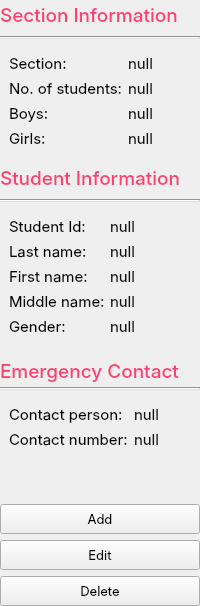
         <widget class="QWidget" name="InformationPanel" native="true">
          <property name="styleSheet">
           <string notr="true"/>
          </property>
          <layout class="QVBoxLayout" name="verticalLayout_3">
           <property name="leftMargin">
            <number>0</number>
           </property>
           <property name="topMargin">
            <number>0</number>
           </property>
           <property name="rightMargin">
            <number>0</number>
           </property>
           <property name="bottomMargin">
            <number>0</number>
           </property>
           <item>
            <widget class="QLabel" name="label_16">
             <property name="minimumSize">
              <size>
               <width>0</width>
               <height>30</height>
              </size>
             </property>
             <property name="font">
              <font>
               <family>Inter Medium</family>
               <pointsize>14</pointsize>
               <weight>7</weight>
               <italic>false</italic>
               <bold>false</bold>
              </font>
             </property>
             <property name="styleSheet">
              <string notr="true">background-color: transparent; color: rgb(253, 64, 115); font: 57 14pt &quot;Inter Medium&quot;;</string>
             </property>
             <property name="text">
              <string>Section Information</string>
             </property>
            </widget>
           </item>
           <item>
            <widget class="Line" name="line_6">
             <property name="styleSheet">
              <string notr="true">background-color: rgb(222, 221, 218);</string>
             </property>
             <property name="orientation">
              <enum>Qt::Horizontal</enum>
             </property>
            </widget>
           </item>
           <item>
            <widget class="QFrame" name="grp_SectionInfo">
             <property name="maximumSize">
              <size>
               <width>16777215</width>
               <height>130</height>
              </size>
             </property>
             <property name="font">
              <font>
               <family>Inter</family>
               <pointsize>10</pointsize>
               <weight>50</weight>
               <italic>false</italic>
               <bold>false</bold>
              </font>
             </property>
             <property name="styleSheet">
              <string notr="true"/>
             </property>
             <layout class="QFormLayout" name="formLayout_2">
              <item row="1" column="0">
               <widget class="QLabel" name="label_33">
                <property name="maximumSize">
                 <size>
                  <width>16777215</width>
                  <height>20</height>
                 </size>
                </property>
                <property name="font">
                 <font>
                  <family>Inter</family>
                  <pointsize>11</pointsize>
                  <weight>50</weight>
                  <italic>false</italic>
                  <bold>false</bold>
                 </font>
                </property>
                <property name="styleSheet">
                 <string notr="true"/>
                </property>
                <property name="text">
                 <string>No. of students:</string>
                </property>
                <property name="class" stdset="0">
                 <string>label-faded</string>
                </property>
               </widget>
              </item>
              <item row="2" column="0">
               <widget class="QLabel" name="label_34">
                <property name="maximumSize">
                 <size>
                  <width>16777215</width>
                  <height>20</height>
                 </size>
                </property>
                <property name="font">
                 <font>
                  <family>Inter</family>
                  <pointsize>11</pointsize>
                  <weight>50</weight>
                  <italic>false</italic>
                  <bold>false</bold>
                 </font>
                </property>
                <property name="styleSheet">
                 <string notr="true"/>
                </property>
                <property name="text">
                 <string>Boys:</string>
                </property>
                <property name="class" stdset="0">
                 <string>label-faded</string>
                </property>
               </widget>
              </item>
              <item row="3" column="0">
               <widget class="QLabel" name="label_28">
                <property name="maximumSize">
                 <size>
                  <width>16777215</width>
                  <height>20</height>
                 </size>
                </property>
                <property name="font">
                 <font>
                  <family>Inter</family>
                  <pointsize>11</pointsize>
                  <weight>50</weight>
                  <italic>false</italic>
                  <bold>false</bold>
                 </font>
                </property>
                <property name="styleSheet">
                 <string notr="true"/>
                </property>
                <property name="text">
                 <string>Girls:</string>
                </property>
                <property name="class" stdset="0">
                 <string>label-faded</string>
                </property>
               </widget>
              </item>
              <item row="1" column="1">
               <widget class="QLabel" name="label_studentCount">
                <property name="maximumSize">
                 <size>
                  <width>16777215</width>
                  <height>20</height>
                 </size>
                </property>
                <property name="font">
                 <font>
                  <family>Inter</family>
                  <pointsize>11</pointsize>
                  <weight>50</weight>
                  <italic>false</italic>
                  <bold>false</bold>
                 </font>
                </property>
                <property name="styleSheet">
                 <string notr="true">color: rgb(18, 18, 18); background-color: transparent;</string>
                </property>
                <property name="text">
                 <string>null</string>
                </property>
               </widget>
              </item>
              <item row="2" column="1">
               <widget class="QLabel" name="label_girlCount">
                <property name="maximumSize">
                 <size>
                  <width>16777215</width>
                  <height>20</height>
                 </size>
                </property>
                <property name="font">
                 <font>
                  <family>Inter</family>
                  <pointsize>11</pointsize>
                  <weight>50</weight>
                  <italic>false</italic>
                  <bold>false</bold>
                 </font>
                </property>
                <property name="styleSheet">
                 <string notr="true">color: rgb(18, 18, 18); background-color: transparent;</string>
                </property>
                <property name="text">
                 <string>null</string>
                </property>
               </widget>
              </item>
              <item row="3" column="1">
               <widget class="QLabel" name="label_boyCount">
                <property name="maximumSize">
                 <size>
                  <width>16777215</width>
                  <height>20</height>
                 </size>
                </property>
                <property name="font">
                 <font>
                  <family>Inter</family>
                  <pointsize>11</pointsize>
                  <weight>50</weight>
                  <italic>false</italic>
                  <bold>false</bold>
                 </font>
                </property>
                <property name="styleSheet">
                 <string notr="true">color: rgb(18, 18, 18); background-color: transparent;</string>
                </property>
                <property name="text">
                 <string>null</string>
                </property>
               </widget>
              </item>
              <item row="0" column="0">
               <widget class="QLabel" name="label_35">
                <property name="maximumSize">
                 <size>
                  <width>16777215</width>
                  <height>20</height>
                 </size>
                </property>
                <property name="font">
                 <font>
                  <family>Inter</family>
                  <pointsize>11</pointsize>
                  <weight>50</weight>
                  <italic>false</italic>
                  <bold>false</bold>
                 </font>
                </property>
                <property name="styleSheet">
                 <string notr="true"/>
                </property>
                <property name="text">
                 <string>Section:</string>
                </property>
                <property name="class" stdset="0">
                 <string>label-faded</string>
                </property>
               </widget>
              </item>
              <item row="0" column="1">
               <widget class="QLabel" name="label_section">
                <property name="maximumSize">
                 <size>
                  <width>16777215</width>
                  <height>20</height>
                 </size>
                </property>
                <property name="font">
                 <font>
                  <family>Inter</family>
                  <pointsize>11</pointsize>
                  <weight>50</weight>
                  <italic>false</italic>
                  <bold>false</bold>
                 </font>
                </property>
                <property name="styleSheet">
                 <string notr="true">color: rgb(18, 18, 18); background-color: transparent;</string>
                </property>
                <property name="text">
                 <string>null</string>
                </property>
               </widget>
              </item>
             </layout>
            </widget>
           </item>
           <item>
            <widget class="QLabel" name="label_17">
             <property name="minimumSize">
              <size>
               <width>0</width>
               <height>30</height>
              </size>
             </property>
             <property name="font">
              <font>
               <family>Inter Medium</family>
               <pointsize>14</pointsize>
               <weight>7</weight>
               <italic>false</italic>
               <bold>false</bold>
              </font>
             </property>
             <property name="styleSheet">
              <string notr="true">background-color: transparent; color: rgb(253, 64, 115); font: 57 14pt &quot;Inter Medium&quot;;</string>
             </property>
             <property name="text">
              <string>Student Information</string>
             </property>
            </widget>
           </item>
           <item>
            <widget class="Line" name="line_5">
             <property name="styleSheet">
              <string notr="true">background-color: rgb(222, 221, 218);</string>
             </property>
             <property name="orientation">
              <enum>Qt::Horizontal</enum>
             </property>
            </widget>
           </item>
           <item>
            <widget class="QFrame" name="frame_student_info">
             <property name="font">
              <font>
               <family>Inter</family>
               <pointsize>10</pointsize>
               <weight>50</weight>
               <italic>false</italic>
               <bold>false</bold>
              </font>
             </property>
             <property name="styleSheet">
              <string notr="true"/>
             </property>
             <layout class="QFormLayout" name="formLayout_3">
              <item row="0" column="0">
               <widget class="QLabel" name="label_43">
                <property name="maximumSize">
                 <size>
                  <width>95</width>
                  <height>20</height>
                 </size>
                </property>
                <property name="font">
                 <font>
                  <family>Inter</family>
                  <pointsize>11</pointsize>
                  <weight>50</weight>
                  <italic>false</italic>
                  <bold>false</bold>
                 </font>
                </property>
                <property name="styleSheet">
                 <string notr="true"/>
                </property>
                <property name="text">
                 <string>Student Id:</string>
                </property>
                <property name="class" stdset="0">
                 <string>label-faded</string>
                </property>
               </widget>
              </item>
              <item row="0" column="1">
               <widget class="QLabel" name="label_studentId">
                <property name="maximumSize">
                 <size>
                  <width>16777215</width>
                  <height>20</height>
                 </size>
                </property>
                <property name="font">
                 <font>
                  <family>Inter</family>
                  <pointsize>11</pointsize>
                  <weight>50</weight>
                  <italic>false</italic>
                  <bold>false</bold>
                 </font>
                </property>
                <property name="styleSheet">
                 <string notr="true">color: rgb(18, 18, 18); background-color: transparent;</string>
                </property>
                <property name="text">
                 <string>null</string>
                </property>
               </widget>
              </item>
              <item row="1" column="0">
               <widget class="QLabel" name="label_36">
                <property name="maximumSize">
                 <size>
                  <width>95</width>
                  <height>20</height>
                 </size>
                </property>
                <property name="font">
                 <font>
                  <family>Inter</family>
                  <pointsize>11</pointsize>
                  <weight>50</weight>
                  <italic>false</italic>
                  <bold>false</bold>
                 </font>
                </property>
                <property name="styleSheet">
                 <string notr="true"/>
                </property>
                <property name="text">
                 <string>Last name:</string>
                </property>
                <property name="class" stdset="0">
                 <string>label-faded</string>
                </property>
               </widget>
              </item>
              <item row="1" column="1">
               <widget class="QLabel" name="label_studentLastName">
                <property name="maximumSize">
                 <size>
                  <width>16777215</width>
                  <height>20</height>
                 </size>
                </property>
                <property name="font">
                 <font>
                  <family>Inter</family>
                  <pointsize>11</pointsize>
                  <weight>50</weight>
                  <italic>false</italic>
                  <bold>false</bold>
                 </font>
                </property>
                <property name="styleSheet">
                 <string notr="true">color: rgb(18, 18, 18); background-color: transparent;</string>
                </property>
                <property name="text">
                 <string>null</string>
                </property>
               </widget>
              </item>
              <item row="3" column="0">
               <widget class="QLabel" name="label_38">
                <property name="maximumSize">
                 <size>
                  <width>95</width>
                  <height>20</height>
                 </size>
                </property>
                <property name="font">
                 <font>
                  <family>Inter</family>
                  <pointsize>11</pointsize>
                  <weight>50</weight>
                  <italic>false</italic>
                  <bold>false</bold>
                 </font>
                </property>
                <property name="styleSheet">
                 <string notr="true"/>
                </property>
                <property name="text">
                 <string>First name:</string>
                </property>
                <property name="class" stdset="0">
                 <string>label-faded</string>
                </property>
               </widget>
              </item>
              <item row="3" column="1">
               <widget class="QLabel" name="label_studentFirstName">
                <property name="maximumSize">
                 <size>
                  <width>16777215</width>
                  <height>20</height>
                 </size>
                </property>
                <property name="font">
                 <font>
                  <family>Inter</family>
                  <pointsize>11</pointsize>
                  <weight>50</weight>
                  <italic>false</italic>
                  <bold>false</bold>
                 </font>
                </property>
                <property name="styleSheet">
                 <string notr="true">color: rgb(18, 18, 18); background-color: transparent;</string>
                </property>
                <property name="text">
                 <string>null</string>
                </property>
               </widget>
              </item>
              <item row="4" column="0">
               <widget class="QLabel" name="label_41">
                <property name="maximumSize">
                 <size>
                  <width>95</width>
                  <height>20</height>
                 </size>
                </property>
                <property name="font">
                 <font>
                  <family>Inter</family>
                  <pointsize>11</pointsize>
                  <weight>50</weight>
                  <italic>false</italic>
                  <bold>false</bold>
                 </font>
                </property>
                <property name="styleSheet">
                 <string notr="true"/>
                </property>
                <property name="text">
                 <string>Middle name:</string>
                </property>
                <property name="class" stdset="0">
                 <string>label-faded</string>
                </property>
               </widget>
              </item>
              <item row="4" column="1">
               <widget class="QLabel" name="label_studentMiddleName">
                <property name="maximumSize">
                 <size>
                  <width>16777215</width>
                  <height>20</height>
                 </size>
                </property>
                <property name="font">
                 <font>
                  <family>Inter</family>
                  <pointsize>11</pointsize>
                  <weight>50</weight>
                  <italic>false</italic>
                  <bold>false</bold>
                 </font>
                </property>
                <property name="styleSheet">
                 <string notr="true">color: rgb(18, 18, 18); background-color: transparent;</string>
                </property>
                <property name="text">
                 <string>null</string>
                </property>
               </widget>
              </item>
              <item row="5" column="0">
               <widget class="QLabel" name="label_37">
                <property name="maximumSize">
                 <size>
                  <width>95</width>
                  <height>20</height>
                 </size>
                </property>
                <property name="font">
                 <font>
                  <family>Inter</family>
                  <pointsize>11</pointsize>
                  <weight>50</weight>
                  <italic>false</italic>
                  <bold>false</bold>
                 </font>
                </property>
                <property name="styleSheet">
                 <string notr="true"/>
                </property>
                <property name="text">
                 <string>Gender:</string>
                </property>
                <property name="class" stdset="0">
                 <string>label-faded</string>
                </property>
               </widget>
              </item>
              <item row="5" column="1">
               <widget class="QLabel" name="label_studentGender">
                <property name="maximumSize">
                 <size>
                  <width>16777215</width>
                  <height>20</height>
                 </size>
                </property>
                <property name="font">
                 <font>
                  <family>Inter</family>
                  <pointsize>11</pointsize>
                  <weight>50</weight>
                  <italic>false</italic>
                  <bold>false</bold>
                 </font>
                </property>
                <property name="styleSheet">
                 <string notr="true">color: rgb(18, 18, 18); background-color: transparent;</string>
                </property>
                <property name="text">
                 <string>null</string>
                </property>
               </widget>
              </item>
             </layout>
            </widget>
           </item>
           <item>
            <widget class="QLabel" name="label_51">
             <property name="minimumSize">
              <size>
               <width>0</width>
               <height>30</height>
              </size>
             </property>
             <property name="maximumSize">
              <size>
               <width>16777215</width>
               <height>20</height>
              </size>
             </property>
             <property name="font">
              <font>
               <family>Inter Medium</family>
               <pointsize>14</pointsize>
               <weight>7</weight>
               <italic>false</italic>
               <bold>false</bold>
              </font>
             </property>
             <property name="styleSheet">
              <string notr="true">background-color: transparent; color: rgb(253, 64, 115); font: 57 14pt &quot;Inter Medium&quot;;</string>
             </property>
             <property name="text">
              <string>Emergency Contact</string>
             </property>
            </widget>
           </item>
           <item>
            <widget class="Line" name="line_4">
             <property name="styleSheet">
              <string notr="true">background-color: rgb(222, 221, 218);</string>
             </property>
             <property name="orientation">
              <enum>Qt::Horizontal</enum>
             </property>
            </widget>
           </item>
           <item>
            <widget class="QFrame" name="frame_contact_info">
             <property name="font">
              <font>
               <family>Inter</family>
               <pointsize>10</pointsize>
               <weight>50</weight>
               <italic>false</italic>
               <bold>false</bold>
              </font>
             </property>
             <property name="styleSheet">
              <string notr="true"/>
             </property>
             <layout class="QFormLayout" name="formLayout_4">
              <item row="0" column="0">
               <widget class="QLabel" name="label_59">
                <property name="font">
                 <font>
                  <family>Inter</family>
                  <pointsize>11</pointsize>
                  <weight>50</weight>
                  <italic>false</italic>
                  <bold>false</bold>
                 </font>
                </property>
                <property name="styleSheet">
                 <string notr="true"/>
                </property>
                <property name="text">
                 <string>Contact person:</string>
                </property>
                <property name="class" stdset="0">
                 <string>label-faded</string>
                </property>
               </widget>
              </item>
              <item row="1" column="0">
               <widget class="QLabel" name="label_56">
                <property name="font">
                 <font>
                  <family>Inter</family>
                  <pointsize>11</pointsize>
                  <weight>50</weight>
                  <italic>false</italic>
                  <bold>false</bold>
                 </font>
                </property>
                <property name="styleSheet">
                 <string notr="true"/>
                </property>
                <property name="text">
                 <string>Contact number:</string>
                </property>
                <property name="class" stdset="0">
                 <string>label-faded</string>
                </property>
               </widget>
              </item>
              <item row="0" column="1">
               <widget class="QLabel" name="label_contact_person">
                <property name="maximumSize">
                 <size>
                  <width>16777215</width>
                  <height>20</height>
                 </size>
                </property>
                <property name="font">
                 <font>
                  <family>Inter</family>
                  <pointsize>11</pointsize>
                  <weight>50</weight>
                  <italic>false</italic>
                  <bold>false</bold>
                 </font>
                </property>
                <property name="styleSheet">
                 <string notr="true">color: rgb(18, 18, 18); background-color: transparent;</string>
                </property>
                <property name="text">
                 <string>null</string>
                </property>
               </widget>
              </item>
              <item row="1" column="1">
               <widget class="QLabel" name="label_contact_number">
                <property name="maximumSize">
                 <size>
                  <width>16777215</width>
                  <height>20</height>
                 </size>
                </property>
                <property name="font">
                 <font>
                  <family>Inter</family>
                  <pointsize>11</pointsize>
                  <weight>50</weight>
                  <italic>false</italic>
                  <bold>false</bold>
                 </font>
                </property>
                <property name="styleSheet">
                 <string notr="true">color: rgb(18, 18, 18); background-color: transparent;</string>
                </property>
                <property name="text">
                 <string>null</string>
                </property>
               </widget>
              </item>
             </layout>
            </widget>
           </item>
           <item>
            <spacer name="verticalSpacer_7">
             <property name="orientation">
              <enum>Qt::Vertical</enum>
             </property>
             <property name="sizeHint" stdset="0">
              <size>
               <width>20</width>
               <height>40</height>
              </size>
             </property>
            </spacer>
           </item>
           <item>
            <widget class="QWidget" name="widget_2" native="true">
             <property name="maximumSize">
              <size>
               <width>16777215</width>
               <height>200</height>
              </size>
             </property>
             <layout class="QVBoxLayout" name="verticalLayout_22">
              <property name="leftMargin">
               <number>0</number>
              </property>
              <property name="topMargin">
               <number>0</number>
              </property>
              <property name="rightMargin">
               <number>0</number>
              </property>
              <property name="bottomMargin">
               <number>0</number>
              </property>
              <item>
               <widget class="QPushButton" name="btnAddStudent">
                <property name="minimumSize">
                 <size>
                  <width>130</width>
                  <height>30</height>
                 </size>
                </property>
                <property name="maximumSize">
                 <size>
                  <width>16777215</width>
                  <height>30</height>
                 </size>
                </property>
                <property name="font">
                 <font>
                  <family>Inter</family>
                  <pointsize>10</pointsize>
                  <weight>50</weight>
                  <italic>false</italic>
                  <bold>false</bold>
                 </font>
                </property>
                <property name="cursor">
                 <cursorShape>PointingHandCursor</cursorShape>
                </property>
                <property name="styleSheet">
                 <string notr="true"/>
                </property>
                <property name="text">
                 <string>Add</string>
                </property>
                <property name="icon">
                 <iconset resource="../resources.qrc">
                  <normaloff>:/Images/Images/plus.png</normaloff>:/Images/Images/plus.png</iconset>
                </property>
                <property name="class" stdset="0">
                 <string>button-normal</string>
                </property>
               </widget>
              </item>
              <item>
               <widget class="QPushButton" name="btnEditStudent">
                <property name="minimumSize">
                 <size>
                  <width>130</width>
                  <height>30</height>
                 </size>
                </property>
                <property name="maximumSize">
                 <size>
                  <width>16777215</width>
                  <height>30</height>
                 </size>
                </property>
                <property name="font">
                 <font>
                  <family>Inter</family>
                  <pointsize>10</pointsize>
                  <weight>50</weight>
                  <italic>false</italic>
                  <bold>false</bold>
                 </font>
                </property>
                <property name="cursor">
                 <cursorShape>PointingHandCursor</cursorShape>
                </property>
                <property name="styleSheet">
                 <string notr="true"/>
                </property>
                <property name="text">
                 <string>Edit</string>
                </property>
                <property name="icon">
                 <iconset resource="../resources.qrc">
                  <normaloff>:/Images/Images/pencil.png</normaloff>:/Images/Images/pencil.png</iconset>
                </property>
                <property name="class" stdset="0">
                 <string>button-normal</string>
                </property>
               </widget>
              </item>
              <item>
               <widget class="QPushButton" name="btnDeleteStudent">
                <property name="minimumSize">
                 <size>
                  <width>140</width>
                  <height>30</height>
                 </size>
                </property>
                <property name="maximumSize">
                 <size>
                  <width>16777215</width>
                  <height>30</height>
                 </size>
                </property>
                <property name="font">
                 <font>
                  <family>Inter</family>
                  <pointsize>10</pointsize>
                  <weight>50</weight>
                  <italic>false</italic>
                  <bold>false</bold>
                 </font>
                </property>
                <property name="cursor">
                 <cursorShape>PointingHandCursor</cursorShape>
                </property>
                <property name="styleSheet">
                 <string notr="true"/>
                </property>
                <property name="text">
                 <string>Delete</string>
                </property>
                <property name="icon">
                 <iconset resource="../resources.qrc">
                  <normaloff>:/Images/Images/trash.png</normaloff>:/Images/Images/trash.png</iconset>
                </property>
                <property name="class" stdset="0">
                 <string>button-normal</string>
                </property>
               </widget>
              </item>
             </layout>
            </widget>
           </item>
          </layout>
         </widget>
